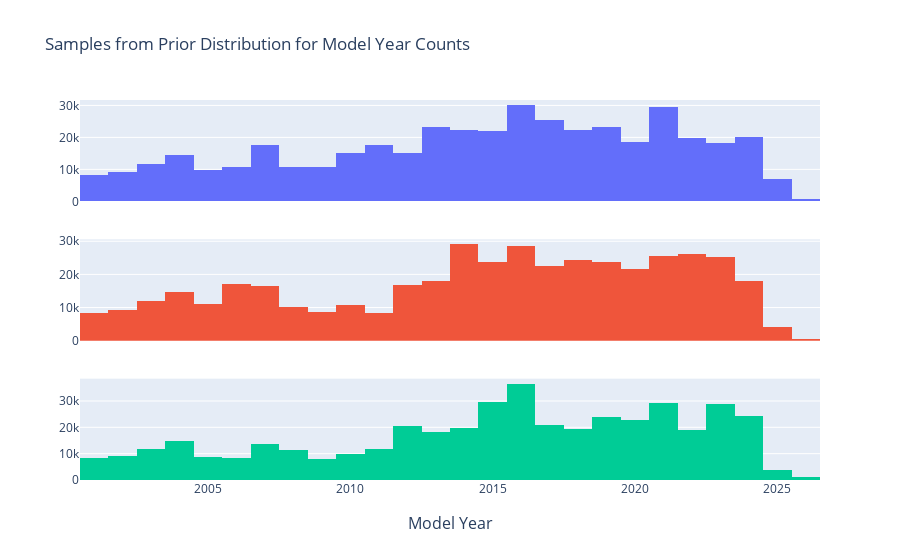

Notebook source saved alongside this figure:
### Code cell
x = reg_4.select("model_year").collect().to_series().to_numpy()
fig = make_subplots(
    rows=num_samples, 
    shared_xaxes=True,
    x_title="Model Year"
)

for t in range(num_samples):
    row = t + 1
    y = prior_samples[t, :, :].ravel()
    # https://stackoverflow.com/questions/65910725/plotly-bar-chart-opacity-changes-with-longer-time-range
    # Plot later years
    fig.add_trace(
        go.Bar(
            x=x[x > 2000],
            y=y[x > 2000],
            orientation="v"  
        ),
        row=row,
        col=1
    )

fig.update_traces(marker_line_width = 0)

# https://stackoverflow.com/questions/56712486/how-to-hide-legend-with-plotly-express-and-plotly
fig.update_layout(
    barmode="overlay",
    bargap=0,
    showlegend=False,
    title="Samples from Prior Distribution for Model Year Counts"
)

fig.show()

### Figure 1 — Plotly figure (JSON) as saved in the notebook; plotly's stock layout.template omitted (floating-point values rounded to 4 significant figures)
{"data": [{"marker": {"line": {"width": 0}}, "orientation": "v", "type": "bar", "x": [2001, 2002, 2003, 2004, 2005, 2006, 2007, 2008, 2009, 2010, 2011, 2012, 2013, 2014, 2015, 2016, 2017, 2018, 2019, 2020, 2021, 2022, 2023, 2024, 2025, 2026], "xaxis": "x", "y": [8260, 9269, 11794, 14362, 9904, 10763, 17491, 10759, 10774, 15181, 17499, 15184, 23158, 22204, 22103, 30107, 25433, 22332, 23226, 18660, 29525, 19928, 18151, 20047, 6925, 646], "yaxis": "y"}, {"marker": {"line": {"width": 0}}, "orientation": "v", "type": "bar", "x": [2001, 2002, 2003, 2004, 2005, 2006, 2007, 2008, 2009, 2010, 2011, 2012, 2013, 2014, 2015, 2016, 2017, 2018, 2019, 2020, 2021, 2022, 2023, 2024, 2025, 2026], "xaxis": "x2", "y": [8324, 9328, 11911, 14659, 11190, 17058, 16498, 10076, 8708, 10666, 8255, 16883, 17926, 29054, 23704, 28538, 22480, 24409, 23619, 21492, 25524, 26207, 25312, 17943, 4016, 442], "yaxis": "y2"}, {"marker": {"line": {"width": 0}}, "orientation": "v", "type": "bar", "x": [2001, 2002, 2003, 2004, 2005, 2006, 2007, 2008, 2009, 2010, 2011, 2012, 2013, 2014, 2015, 2016, 2017, 2018, 2019, 2020, 2021, 2022, 2023, 2024, 2025, 2026], "xaxis": "x3", "y": [8410, 9158, 11940, 14655, 8786, 8529, 13740, 11432, 7830, 9874, 11891, 20628, 18277, 19842, 29530, 36546, 21005, 19418, 23844, 22589, 29383, 18976, 28755, 24326, 3848, 951], "yaxis": "y3"}], "layout": {"annotations": [{"font": {"size": 16}, "showarrow": false, "text": "Model Year", "x": 0.5, "xanchor": "center", "xref": "paper", "y": 0, "yanchor": "top", "yref": "paper", "yshift": -30}], "bargap": 0, "barmode": "overlay", "showlegend": false, "title": {"text": "Samples from Prior Distribution for Model Year Counts"}, "xaxis": {"anchor": "y", "domain": [0, 1], "matches": "x3", "showticklabels": false}, "xaxis2": {"anchor": "y2", "domain": [0, 1], "matches": "x3", "showticklabels": false}, "xaxis3": {"anchor": "y3", "domain": [0, 1]}, "yaxis": {"anchor": "x", "domain": [0.7333, 1]}, "yaxis2": {"anchor": "x2", "domain": [0.3667, 0.6333]}, "yaxis3": {"anchor": "x3", "domain": [0, 0.2667]}}}
